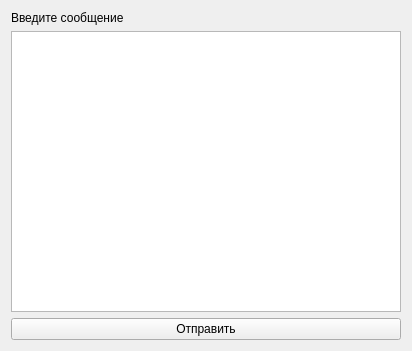
<?xml version="1.0" encoding="UTF-8"?>
<ui version="4.0">
 <class>FormFeedback</class>
 <widget class="QWidget" name="FormFeedback">
  <property name="geometry">
   <rect>
    <x>0</x>
    <y>0</y>
    <width>412</width>
    <height>351</height>
   </rect>
  </property>
  <property name="windowTitle">
   <string>Form</string>
  </property>
  <layout class="QVBoxLayout" name="verticalLayout">
   <item>
    <widget class="QLabel" name="label">
     <property name="text">
      <string>Введите сообщение</string>
     </property>
    </widget>
   </item>
   <item>
    <widget class="QTextEdit" name="textEdit"/>
   </item>
   <item>
    <widget class="QPushButton" name="pushButton">
     <property name="text">
      <string>Отправить</string>
     </property>
    </widget>
   </item>
  </layout>
 </widget>
 <resources/>
 <connections/>
</ui>
